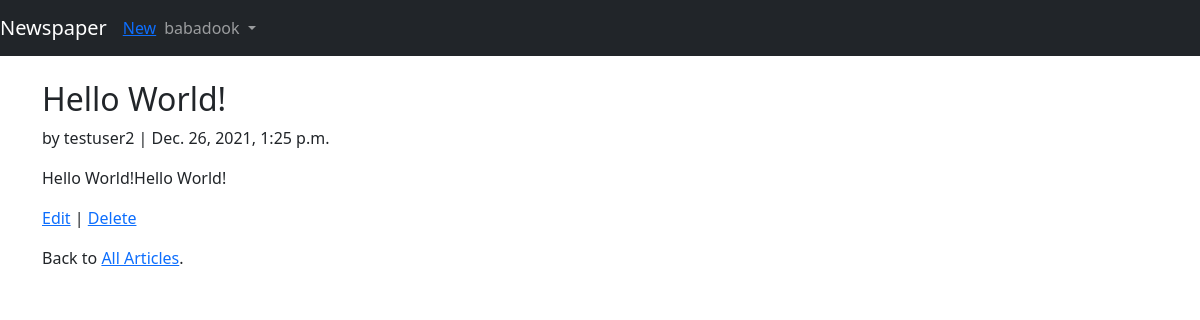
The app's page /articles/3/ (signed in) with its own data.
### users/models.py (models this page shows)
class CustomUser(AbstractUser):
    age = models.PositiveIntegerField(null=True, blank=True)

### articles/models.py (models this page shows, shortened)
class Article(models.Model):
    title = models.CharField(max_length=128)
    body = models.TextField()
    date = models.DateTimeField(auto_now_add=True)
    author = models.ForeignKey(
        get_user_model(),
        on_delete=models.CASCADE,
    )

### articles/views.py (the view)
# urls.py: path('<int:pk>/', ArticleDetailView.as_view(), name='article_detail'),
class ArticleDetailView(LoginRequiredMixin, DetailView):
    model = Article
    template_name = 'article_detail.html'
    login_url = 'login'

### templates/article_detail.html
{% extends 'base.htm' %}
{% block content %}
    <div class="article-entry">
        <h2>{{ object.title }}</h2>
        <p>by {{ object.author }} | {{ object.date }}</p>
        <p>{{ object.body }}</p>
    </div>
    <p><a href="{% url 'article_edit' article.pk %}">Edit</a> |
    <a href="{% url 'article_delete' article.pk %}">Delete</a></p>
    <p>Back to <a href="{% url 'article_list' %}">All Articles</a>.</p>
{% endblock content %}

### templates/base.htm (shortened to what this page needs)
<!DOCTYPE html>
<html lang="en">
<head>
    <link href="https://cdn.jsdelivr.net/npm/bootstrap@5.1.3/dist/css/bootstrap.min.css" rel="stylesheet">
</head>
<body>
    <nav class="navbar navbar-expand-md navbar-dark bg-dark mb-4">
        <a class="navbar-brand" href="{% url 'home' %}">Newspaper</a>
        {% if user.is_authenticated%}
            <ul class="navbar-nav mr-auto">
                <li class="nav-item"><a href="{% url 'article_new' %}"> New</a></li>
            </ul>
        {% endif %}
        <div class="collapse navbar-collapse" id="navbarCollapse">
            {% if user.is_authenticated %}
                <ul class="navbar-nav ml-auto">
                    <li class="nav-item">
                        <a class="nav-link dropdown-toggle" href="#" id="userMenu" data-toggle="dropdown" aria-haspopup="true" aria-expanded="false">
                            {{ user.username }}
                        </a>
                    </li>
                </ul>
            {% else %}
                <form class="form-inline ml-auto">
                    <a href="{% url 'login' %}" class="btn btn-outline-secondary">
                    Log In</a>
                    <a href="{% url 'signup' %}" class="btn btn-primary ml- ">Sign up</a>
                </form>
            {% endif %}
        </div>
    </nav>
        <div class="container">
            {% block content %}
            {% endblock content %}
        </div>
</body>
</html>

### records on screen
CustomUser: username "babadook"
Article: title "Hello World!", author "testuser2", date "Dec. 26, 2021, 1:25 p.m.", body "Hello World!Hello World!"
